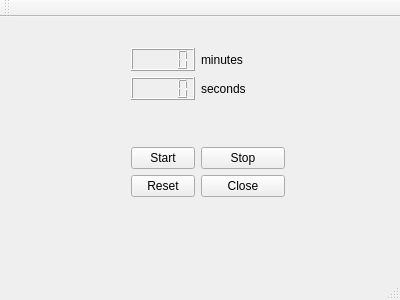
<?xml version="1.0" encoding="UTF-8"?>
<ui version="4.0">
 <class>MainWindow</class>
 <widget class="QMainWindow" name="MainWindow">
  <property name="geometry">
   <rect>
    <x>0</x>
    <y>0</y>
    <width>400</width>
    <height>300</height>
   </rect>
  </property>
  <property name="windowTitle">
   <string>MainWindow</string>
  </property>
  <widget class="QWidget" name="centralWidget">
   <widget class="QWidget" name="formLayoutWidget">
    <property name="geometry">
     <rect>
      <x>120</x>
      <y>20</y>
      <width>176</width>
      <height>171</height>
     </rect>
    </property>
    <layout class="QFormLayout" name="formLayout">
     <item row="0" column="0">
      <widget class="QLCDNumber" name="lcdNumberMin"/>
     </item>
     <item row="0" column="1">
      <widget class="QLabel" name="label">
       <property name="text">
        <string>minutes</string>
       </property>
      </widget>
     </item>
     <item row="1" column="0">
      <widget class="QLCDNumber" name="lcdNumberSec"/>
     </item>
     <item row="1" column="1">
      <widget class="QLabel" name="label_2">
       <property name="text">
        <string>seconds</string>
       </property>
      </widget>
     </item>
     <item row="3" column="0">
      <spacer name="verticalSpacer">
       <property name="orientation">
        <enum>Qt::Vertical</enum>
       </property>
       <property name="sizeHint" stdset="0">
        <size>
         <width>20</width>
         <height>40</height>
        </size>
       </property>
      </spacer>
     </item>
     <item row="4" column="0">
      <widget class="QPushButton" name="startButton">
       <property name="text">
        <string>Start</string>
       </property>
      </widget>
     </item>
     <item row="4" column="1">
      <widget class="QPushButton" name="stopButton">
       <property name="text">
        <string>Stop</string>
       </property>
      </widget>
     </item>
     <item row="5" column="0">
      <widget class="QPushButton" name="resetButton">
       <property name="text">
        <string>Reset</string>
       </property>
      </widget>
     </item>
     <item row="5" column="1">
      <widget class="QPushButton" name="closeButton">
       <property name="text">
        <string>Close</string>
       </property>
      </widget>
     </item>
    </layout>
   </widget>
  </widget>
  <widget class="QMenuBar" name="menuBar">
   <property name="geometry">
    <rect>
     <x>0</x>
     <y>0</y>
     <width>400</width>
     <height>25</height>
    </rect>
   </property>
  </widget>
  <widget class="QToolBar" name="mainToolBar">
   <attribute name="toolBarArea">
    <enum>TopToolBarArea</enum>
   </attribute>
   <attribute name="toolBarBreak">
    <bool>false</bool>
   </attribute>
  </widget>
  <widget class="QStatusBar" name="statusBar"/>
 </widget>
 <layoutdefault spacing="6" margin="11"/>
 <resources/>
 <connections>
  <connection>
   <sender>closeButton</sender>
   <signal>clicked()</signal>
   <receiver>MainWindow</receiver>
   <slot>close()</slot>
   <hints>
    <hint type="sourcelabel">
     <x>251</x>
     <y>224</y>
    </hint>
    <hint type="destinationlabel">
     <x>475</x>
     <y>279</y>
    </hint>
   </hints>
  </connection>
 </connections>
</ui>
